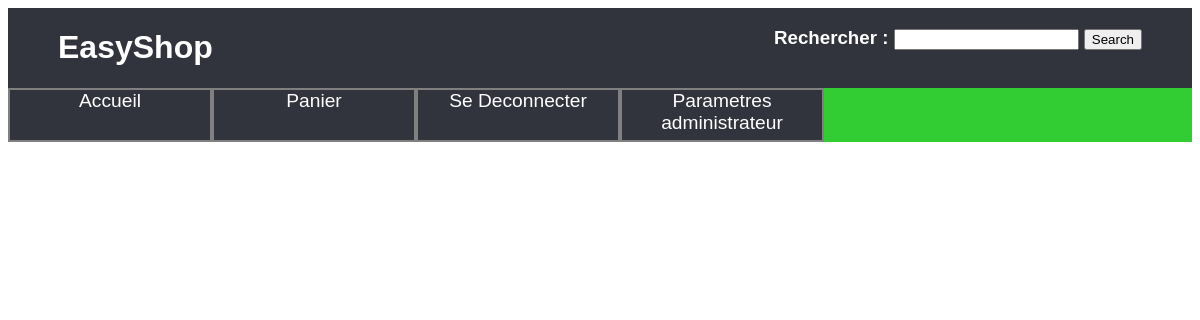
Page /controleur/afficherPanier.ctrl.php (signed in) on the earlier database version.
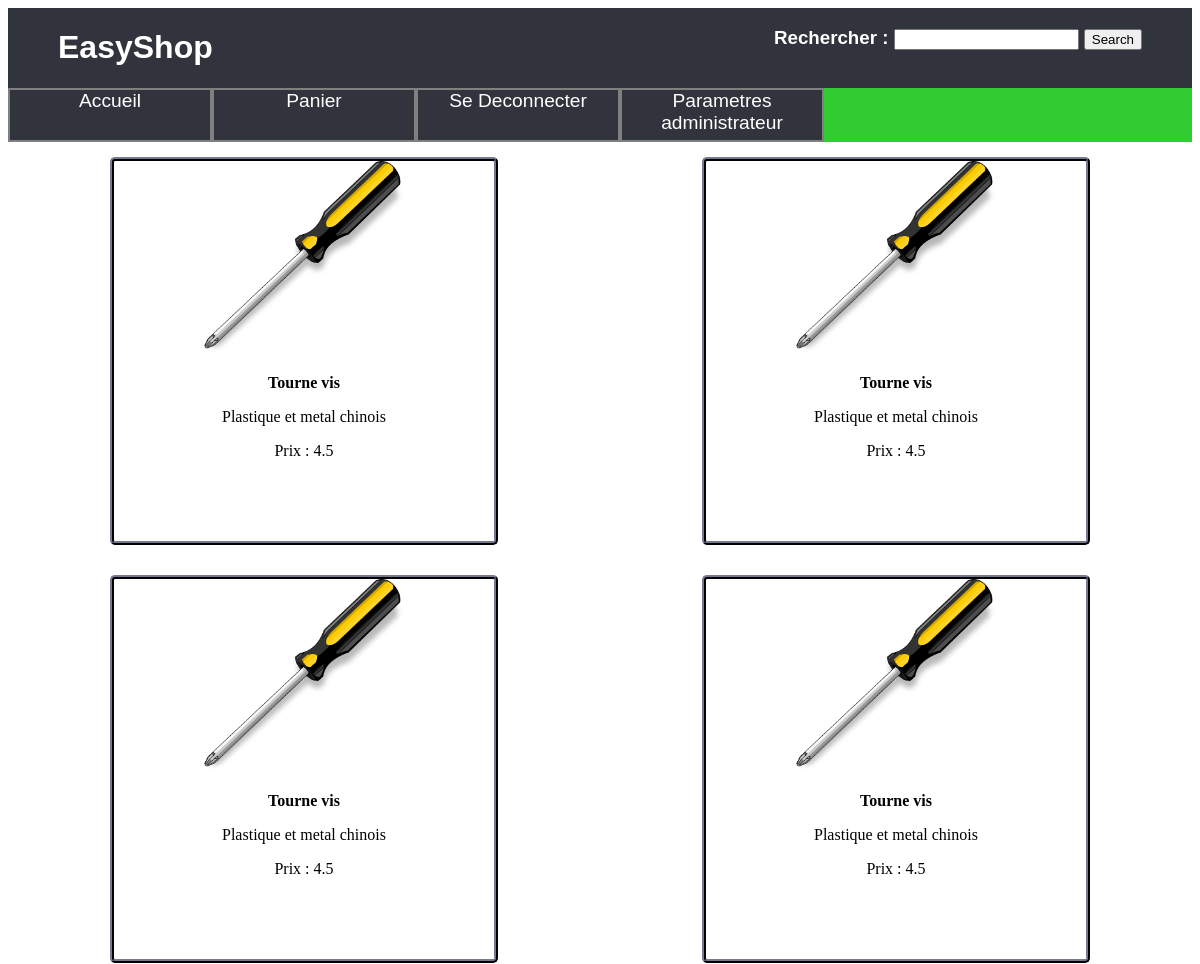
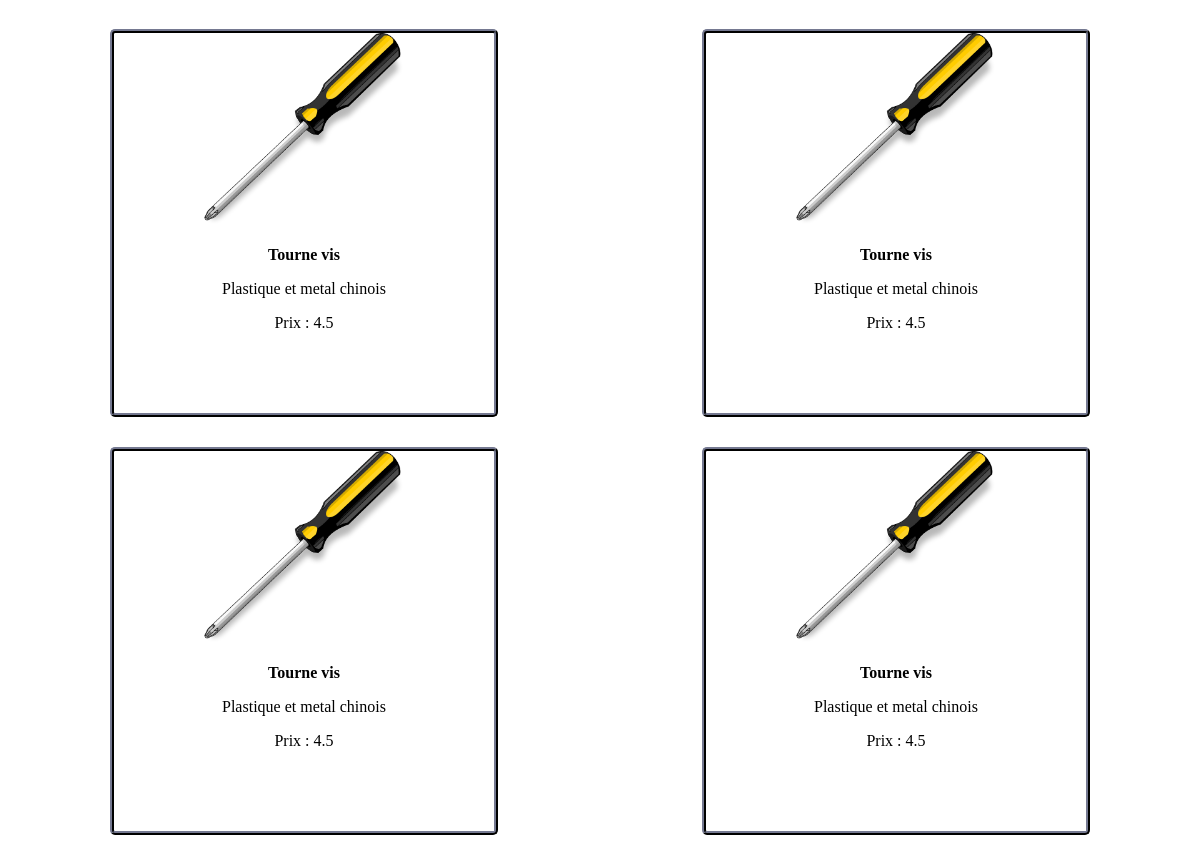
Same page on the later database version (2 pictures, top to bottom).
### tables this page shows
CREATE TABLE panier (
	id varchar(100) PRIMARY KEY,
	listeObjet INTEGER,
	idClient varchar(100),
	refArticle INTEGER,
	FOREIGN KEY(idClient) REFERENCES clients(id),
	FOREIGN KEY(refArticle) REFERENCES article(ref)
);

CREATE TABLE article (
	ref INTEGER PRIMARY KEY,
	intitulé TEXT,
	categorie INTEGER,
	info TEXT,
    prix float,
	image TEXT,
	reduction float,
	FOREIGN KEY(categorie) REFERENCES categorie(id)

);

### controleur/afficherPanier.ctrl.php (called while the page is built, shortened)
<?php
    include_once('../model/DAO.class.php');
    $GLOBALS['panierClient']= $dao->getPanier($_SESSION['idClient']);
    include('../vue/VuePanier.php');
 ?>

### model/DAO.class.php (called while the page is built, shortened)
<?php
    $dao = new DAO();
    class DAO {
        private $db;
        private $database = 'sqlite:../data/DB.db';
        function __construct() {
            try {
                $this->db= new PDO($this->database);
            } catch(PDOException $e){
                die("erreur de connexion:".$e->getMessage());
            }
        }
        function getArticleSingulier(int $ref): array {
            $req="Select * from article where ref=$ref;";
            $sth=$this->db->query($req);
            $result=$sth->fetchAll(PDO::FETCH_CLASS,'article');
            return $result;
        }
        function getPanier($idClient): array {
            $req="Select * from panier where \"$idClient\"=idClient;";
            $sth=$this->db->query($req);
            $result=$sth->fetchAll(PDO::FETCH_CLASS,'panier');
            return $result;
        }
    }
    ?>

### vue/function.vue.php (the view, shortened to what this page needs)
<?php
function afficherVueArticleSingulierPanier($article): string {
    $result='<img src="../data/img/'.$article->image.'" alt="image correspondant a l\'objet">';
    $result .= '<p><b>'.$article->intitulé.'</b></p>';
    $result .=  '<p>'.$article->info.'</p>';
    if($article->reduction==0){
        $result .=  '<p>Prix : '.$article->prix.'</p>';
    }else{
        $prixCal = $article->prix * (1-($article->reduction/100));
        $result .=  '<p>Prix : '.$prixCal.'</p>';
    }
    return $result;
}
 ?>

### vue/VuePanier.php (shortened to what this page needs)
<!DOCTYPE html>
<?php
require_once('../vue/function.vue.php');
 ?>
<html lang="fr">
  <head>
      <link rel="stylesheet" type="text/css" href="../vue/StylePanier.css">
    </head>
    <body>
        <?php include_once('../vue/VueBandeauSite.php') ?>
        <section>
            <?php
                foreach ($GLOBALS["panierClient"] as $value) {
                    echo'<article>';
                      $ref=$value->refArticle;
                      $article=$dao->getArticleSingulier($ref);
                      echo afficherVueArticleSingulierPanier($article[0]);
                    echo'</article>';
                }
            ?>
      </section>
    </body>
</html>

### vue/VueBandeauSite.php
<header>
<div id=conteneur1>
    <h1>EasyShop</h1>
    <h3>
      <form class="" action="resultatRecherche.ctrl.php" method="post">
          <label for="BR">Rechercher : </label>
          <input type="text" id="BR" name="BarreRecherche">
          <input type="submit" value="Search">
      </form>
    </h3>
</div>
 <div id=conteneur2>
      <a href="../controleur/afficherAccueil.ctrl.php">Accueil</a>
 <?php
    if(isset($_SESSION["idClient"])){
        echo '<a href="../controleur/afficherPanier.ctrl.php?"> Panier</a>';
        echo '<a href="../controleur/seDeconnecter.ctrl.php">Se Deconnecter</a>';
        if($_SESSION['administrateur']){
            echo '<a href="../controleur/afficherParametreAdmin.ctrl.php">Parametres administrateur</a>';
        }
    }else{
        echo'<a href="../controleur/afficherSIndentifier.ctrl.php"> Identifiez-vous ! </a>';
        echo'<a href="../controleur/seCreerUnCompte.ctrl.php"> Se Creer Un Compte ! </a>';
    }
?>
</div>
</header>

### vue/StylePanier.css (style rules this page uses)
img { max-width: 200px; height: auto; }
article { text-align: center; }
h1 { color : white; }
h3 { color: white; }
#conteneur1 { display: flex; background-color: #31333D; justify-content: space-between; padding-left: 50px; padding-right: 50px; font-family: sans-serif; }
#conteneur2 { display: flex; flex-wrap: nowrap; background-color: #32CD32; color : #31333D; }
#conteneur2>a { width: 200px; height: 50px; text-decoration: none; color: white; background-color: #31333D; border : 2px solid grey; display: block; font-size: 120%; text-align: center; font-family: sans-serif; }
section { display: flex; flex-wrap: wrap; justify-content: space-around; }
section>article { margin : 15px; width: 380px; height: 380px; border: solid 4px #31333D; border-radius: 5px; border-style: ridge; }

Differences in the rows shown:
added panier: refArticle.image (picture), refArticle.intitulé "Tourne vis", refArticle.info "Plastique et metal chinois", refArticle.reduction "4.5"
